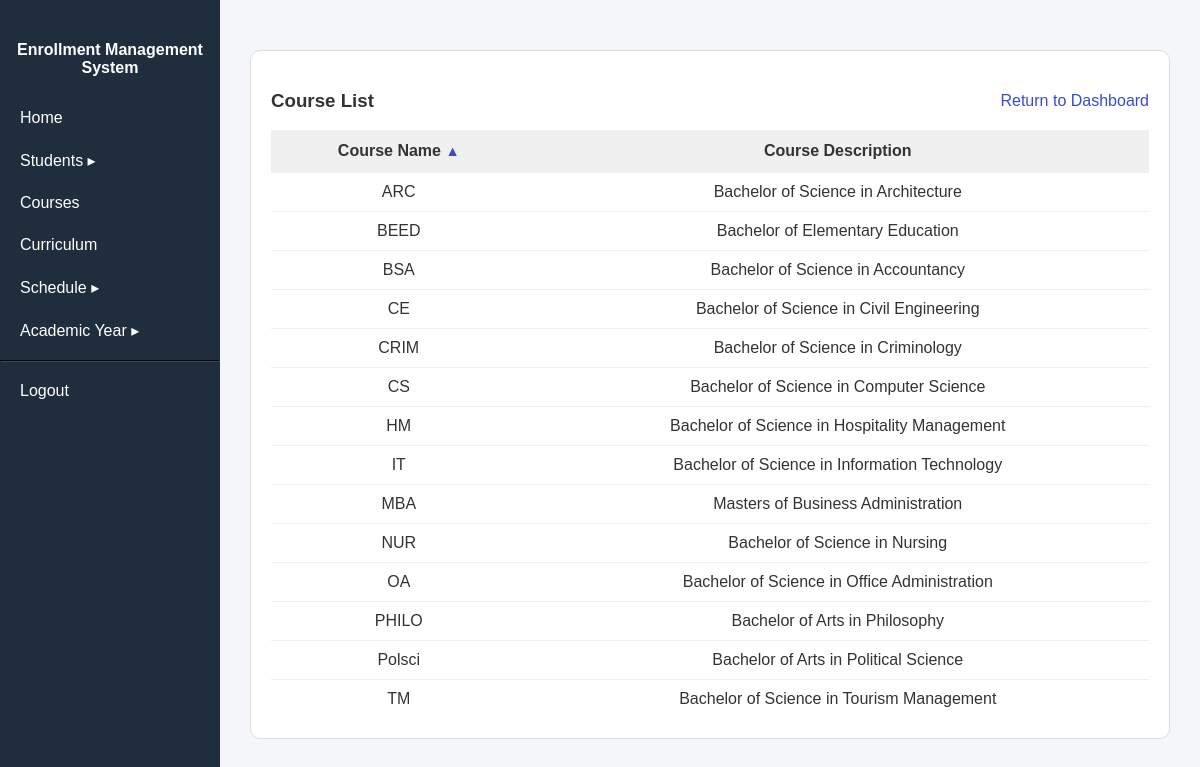
The page /public/course/index.php (signed in) on the database as committed earlier.
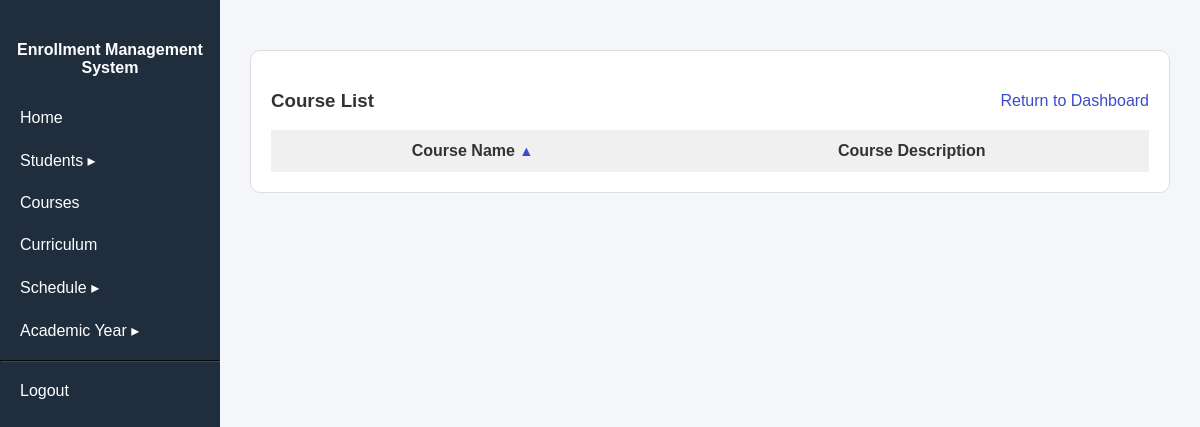
The same page on the database as committed later.
### tables this page shows
CREATE TABLE course (
    courseID int auto_increment primary key,
    courseName varchar(10) not null unique,
    courseDesc varchar(255) not null
);

### models/Course.php (called while the page is built, shortened)
<?php
class Course {
    public static function all($conn, $order = 'ASC') {
        $order = strtoupper($order);
        return $conn->query("SELECT * FROM course order by courseName $order");
    }
}

### public/course/index.php (the view, shortened to what this page needs)
<?php
require_once __DIR__ . "/../../config/database.php";
require_once __DIR__ . "/../../models/Course.php";
require_once __DIR__ . "/../../includes/header.php";
$order = (isset($_GET['sort']) && $_GET['sort'] === 'desc') ? 'DESC' : 'ASC';
$result = Course::all($conn, $order);
$toggleOrder = ($order === "ASC") ? 'desc' : 'asc';
?>
<div class="table-container">
    <div style="display: flex; justify-content: space-between; align-items: center;">
        <h3>Course List</h3>
        <a href='/enrollment_system/public/index.php'>Return to Dashboard</a>
    </div>
    <table>
        <tr>
            <th>Course Name
                <a href="?sort=<?= $toggleOrder ?>" style="text-decoration: none; font-size: 0.9em;"><?= ($order === 'ASC') ? '▲' : '▼' ?></a>
            </th>
            <th>Course Description</th>
        </tr>
        <?php
            while ($row = $result->fetch_assoc()):
        ?>
        <tr>
            <td><?= $row['courseName'] ?></td>
            <td><?= $row['courseDesc'] ?></td>
        </tr>
        <?php endwhile; ?>
    </table>
</div>

### includes/header.php (shortened to what this page needs)
<!DOCTYPE html>
<html>
<head>
    <link rel="stylesheet" href="/enrollment_system/public/assets/css/style.css">
</head>
<body>
<?php require_once __DIR__ . "/sidebar.php"; ?>
<div class="main-content">
<div class="content-wrapper">

### includes/sidebar.php (shortened to what this page needs)
<div class="sidebar">
    <h4>Enrollment Management System</h4>
    <a href="/enrollment_system/public/index.php">Home</a>
    <div class="hover-dropdown">
        <a href="#">Students ▸</a>
    </div>
    <a href="/enrollment_system/public/course/index.php">Courses</a>
    <a href="/enrollment_system/public/curriculum/index.php">Curriculum</a>
    <div class="hover-dropdown">
        <a href="#">Schedule ▸</a>
    </div>
    <div class="hover-dropdown">
        <a href="#">Academic Year ▸</a>
    </div>
    <hr style="border-color:#34495e;">
    <a href="/enrollment_system/public/logout.php">Logout</a>
</div>

### public/assets/css/style.css (style rules this page uses)
body { margin: 0; padding: 0; font-family: Arial, sans-serif; background: #f5f6f8; color: #333; }
.table-container { background: white; padding: 20px; border-radius: 10px; border: 1px solid #ddd; margin-top: 20px; }
.table-container table { width: 100%; border-collapse: collapse; }
.table-container th { background: #f0f0f0; padding: 12px; text-align: center; font-weight: 600; }
a { color: #3b4cca; text-decoration: none; }
.table-container td { padding: 10px; border-top: 1px solid #eee; text-align: center; }

### includes/header.php (style rules this page uses)
* { box-sizing: border-box; }
body { margin: 0; font-family: Arial, sans-serif; display: flex; min-height: 100vh; background: #f4f6f9; }
.sidebar { width: 220px; background: #1f2d3d; color: white; padding-top: 20px; position: fixed; height: 100vh; }
.sidebar h4 { text-align: center; margin-bottom: 20px; }
.sidebar a { display: block; width: 100%; padding: 12px 20px; color: white; text-decoration: none; font-size: 16px; }
.hover-dropdown { position: relative; }
.hover-dropdown > a { display: block; width: 100%; padding: 12px 20px; color: white; text-decoration: none; }
.main-content { margin-left: 220px; flex: 1; padding: 30px; display: flex; flex-direction: column; min-height: 100vh; }
.content-wrapper { flex: 1; }

Rows that differ between the two databases and show on the page:
removed course: courseName "ARC", courseDesc "Bachelor of Science in Architecture"
removed course: courseName "BEED", courseDesc "Bachelor of Elementary Education"
removed course: courseName "BSA", courseDesc "Bachelor of Science in Accountancy"
removed course: courseName "CE", courseDesc "Bachelor of Science in Civil Engineering"
removed course: courseName "CRIM", courseDesc "Bachelor of Science in Criminology"
removed course: courseName "CS", courseDesc "Bachelor of Science in Computer Science"
removed course: courseName "HM", courseDesc "Bachelor of Science in Hospitality Management"
removed course: courseName "IT", courseDesc "Bachelor of Science in Information Technology"
removed course: courseName "MBA", courseDesc "Masters of Business Administration"
removed course: courseName "NUR", courseDesc "Bachelor of Science in Nursing"
removed course: courseName "OA", courseDesc "Bachelor of Science in Office Administration"
removed course: courseName "PHILO", courseDesc "Bachelor of Arts in Philosophy"
removed course: courseName "Polsci", courseDesc "Bachelor of Arts in Political Science"
removed course: courseName "TM", courseDesc "Bachelor of Science in Tourism Management"
